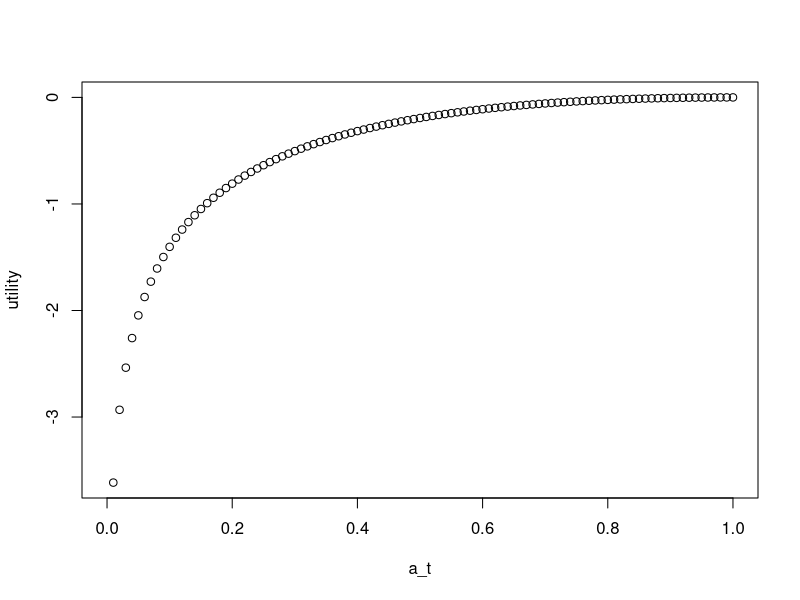

Write R code to recreate this figure. (Note: this script raises an error after producing the figure.)
#
# Script for the EPI-ECON modelling work: SIR with intervention (optimal policy)
#
# - Reproduction of Farboodi et al (2021) code: "Solution" 
# - Disease dynamics with intervention
# - Laissez-Faire: Mathematica code with alpha=1 shows Health Cost: 11374, and Activity Cost: 1277
# - optimal policy: 
#      - Mathematica code with alpha=0 shows Health Cost: 860, and Activity Cost: 7227
#      - manuscript shows a(t)=0.6
#
######################################################### #

rm(list=ls())
library(ggplot2)
library(deSolve)

# Plot results
library(ggplot2)
library(gridExtra)

# Parameters
parameters <- list(
  gamma = 1/7,             # Recovery rate (γ)
  beta = 3/10 + 1/7,       # Transmission rate (β)
  delta = 0.67 / 365,      # Arrival rate of cure (δ)
  rho = 0.05 / 365,        # Discounting rate (ρ)
  pi = 0.0062,             # Infection fatality rate (π)
  kappa = 197,             # Expected cost of infection (κ)
  ni0 = 0.0000526735,         # Initial infected population (Ni0)
  ns0 = 0.9999223,         # Initial susceptible population (Ns0)
  nr0 = 0.00002484,        # Initial recovered population (Nr0)
  nd0 = 0.000000156,       # Initial dead population (Nd0)
  alpha =0,               # Altruism parameter (0 means optimal policy)
  fx = 123                 # Exchange rate multiplier for USD conversion
)

# tolerance values
nifinal <- 10^-9    # not used yet
tolerance <- 10^-6  # not used yet

# Optimal activity a(t) based on utility function
a_function <- function(alpha, beta, ns, ni, lambda_s, lambda_i) {

  diff_lambda <- lambda_s - lambda_i
  sqrt_term <- ns + ni + 4 * (1 + alpha) * beta * ni * ns * diff_lambda
  
  print(paste("diff_lambda =", diff_lambda))
  print(paste("sqrt_term =", sqrt_term))

  # defensive check
  if (sqrt_term < 0 ||diff_lambda == 0) {
    return(1)  # Prevent complex values or division by zero
  }

  num <- -(ns + ni) + sqrt(ns + ni) * sqrt(sqrt_term)
  denom <- 2 * (1 + alpha) * beta * ns * ni * diff_lambda
  return(num/denom)  # Ensure activity remains between [0,1] return(max(min(num / denom, 1), 0))
}


# Utility function
# utility_type = "log"
utility_function <- function(a_t) {
    return(log(a_t) - a_t + 1)
}

# explore activity-utility relationship
a_t <- seq(0,1,0.01)
plot(a_t,utility_function(seq(0,1,0.01)),ylab='utility')

## for debugging
# attach(parameters)
# attach(as.list(initial_state))

# Define the SIR model function including costates, recovered, dead, and separate costs
sir_costate_model <- function(time, state, parameters) { 
  with(as.list(c(state, parameters)), { # this statements enables the use of the parameter and state names
     
    # Debugging print statements
    print(paste("t =", time))
    print(paste("Ns =", Ns))
    print(paste("Ni =", Ni))
    print(paste("Lambda_s =", Lambda_s))
   print(paste("Lambda_i =", Lambda_i))
   
    # Calculate optimal action based on utility type
    a_t <- a_function(alpha, beta, Ns, Ni, Lambda_s, Lambda_i)

    
    # stopping condition
    if(Ni < nifinal){
      return(list(rep(0,12)))
    }
 
    # Calculate utility of action
    u_a <- utility_function(a_t)
  
    # Differential equations for SIR model with costates
    dNs <- -beta * a_t^2 * Ns * Ni
    dNi <- beta * a_t^2 * Ns * Ni  - gamma * Ni 
    dNr <- gamma * Ni * (1 - pi)
    dNd <- gamma * Ni * pi
    
    # # Costate equations
    dLambda_s <- (rho + delta) * Lambda_s - u_a - (Lambda_i - Lambda_s) * beta * a_t^2 * Ni
    dLambda_i <- (rho + delta) * Lambda_i - u_a - alpha * (Lambda_i - Lambda_s) * beta * a_t^2 * Ns + gamma * (kappa + Lambda_i)
    
    # cost calculations
    dHealthCost <- fx * (exp(-(rho + delta) * time) * gamma * kappa * Ni)
    dSocialActivityCost <- -fx * (exp(-(rho + delta) * time) * (Ns + Ni) * u_a)  # note: negative
    
    # Total cost is the sum of cumulative costs
    dTotalCost <- dHealthCost + dSocialActivityCost

    # Reproduction number
    R0 = beta / gamma
    R_t = R0 * a_t^2 * Ns
    
    
    print(paste("a_t =", a_t))
    # Return the rate of change for each state variable
    return(list(c(dNs, dNi, dNr, dNd, dLambda_s, dLambda_i, dHealthCost, dSocialActivityCost, dTotalCost, a_t, u_t , R_t)))
  })
}

#a_t2<-a_function(parameters$alpha, parameters$beta, parameters$ns0, parameters$ni0, -102.859, -194.343)
u_t0<-utility_function(0.9978751)

# Initial state variables including separate costs
initial_state <- c(Ns = parameters$ns0, 
                   Ni = parameters$ni0, 
                   Nr = parameters$nr0, 
                   Nd = parameters$nd0,
                   Lambda_s = -102.859,#Lambda_values[1], -102.859	-194.343, -164.924, -29822.368
                   Lambda_i = -194.343,#Lambda_values[2], -165.651	-21985.5 #-165.618 -22490.5
                   HealthCost = 0, 
                   SocialActivityCost = 0, 
                   TotalCost = 0,
                   a_t = 0.9978751, #0.61904
                   u_t = u_t0,#-0101193
                   R_t = 0) # Lambda_s = -165,#Lambda_values[1], -102.859	-194.343 Lambda_i = -21985.5,#Lambda_values[2], -165.651	-21985.5
#initial_state <- as.numeric(initial_state)
#names(initial_state) <- c("Ns", "Ni", "Nr", "Nd", "Lambda_s", "Lambda_i", 
             #             "HealthCost", "SocialActivityCost", "TotalCost", "a_t", "u_t", "R_t")

# Adjust values dynamically based on `alpha`
#if (parameters$alpha == 1) {
#  initial_state$Lambda_s <- -165.651
#  initial_state$Lambda_i <- -21958.5
#}

# Convert list to named numeric vector for `ode()`
#initial_state <- unlist(initial_state)
# Time sequence for pre-shock
time_pre_shock <- seq(0, 20, by = 1)

# Solve the model
output_intervention <- ode(y = initial_state, 
                           times = time_pre_shock, 
                           func  = sir_costate_model, 
                           parms = parameters,
                           #method= "lsoda",#method="rk4" "bdf" "euler"
                           method="rk4"
                           ) #tcrit = time_pre_shock)
print(output_intervention)
output_intervention_df <- as.data.frame(output_intervention)
print(output_intervention_df$a_t)


#output_intervention_df$a_t <- c(output_intervention_df$a_t[-1], output_intervention_df$a_t[nrow(output_intervention_df)])


#output_intervention_df <- output_intervention_df[output_intervention_df$time %% 1 == 0, ]

print(unique(output_intervention_df$time))
output_intervention_df$a_t <- c(output_intervention_df$a_t[1],diff(output_intervention_df$a_t))
print(output_intervention_df$a_t)
output_intervention_df$u_t <- c(output_intervention_df$u_t[1],diff(output_intervention_df$u_t))
print(output_intervention_df$u_t)



#output_intervention_df$R_t <- c(output_intervention_df$R_t[1],diff(output_intervention_df$R_t))


print(output_intervention_df[, c("time", "Ns", "Ni", "a_t", "u_t", "Lambda_s", "Lambda_i")])
# Install and load the writexl package if not already installed

library(writexl)

# Prepare the data frame with key variables: time, Ns, Ni, activity (a_t), utility (u_t), Lambda_s, and Lambda_i
export_data <- output_intervention_df[, c("time", "Ns", "Ni", "a_t", "u_t", "Lambda_s", "Lambda_i")]
# Define the file path
file_path <- "C:/Users/Bart Smets/OneDrive/Documenten/GitHub/github map/SIR_OutputLF.xlsx"
# Export the data frame to an Excel file
write_xlsx(export_data, file_path)
print(export_data)


# Main SIR plot
p1 <- ggplot(output_intervention_df, aes(x = time)) +
  geom_line(aes(y = Ns, color = "Susceptible")) +
  geom_line(aes(y = Ni, color = "Infected")) +
  geom_line(aes(y = Nr, color = "Recovered")) +
  labs(y = "Proportion", title = "SIR Model with Optimal Control") +
  theme_minimal()

# Lambda values plot
p2 <- ggplot(output_intervention_df, aes(x = time)) +
  geom_line(aes(y = Lambda_s, color = "Lambda_s")) +
  geom_line(aes(y = Lambda_i, color = "Lambda_i")) +
  labs(y = "Lambda Values", title = "Costate Variables") +
  theme_minimal()

#Cost values plot
p3 <- ggplot(output_intervention_df, aes(x = time)) +
  geom_line(aes(y = HealthCost, color = "HealthCost")) +
  geom_line(aes(y = SocialActivityCost, color = "SocialActivityCost")) +
  geom_line(aes(y = TotalCost, color = "TotalCost")) +
  labs(y = "Cost", title = "Cost results") +
  theme_minimal()

#utility and activity values plot
p4 <- ggplot(output_intervention_df, aes(x = time)) +
  geom_line(aes(y = a_t, color = "a_t")) +
  geom_line(aes(y = u_t, color = "u_T")) +
  labs(y = "a_t and u_t", title = "Activity and Utility loss") +
  theme_minimal()

#utility and activity values plot
p5 <- ggplot(output_intervention_df, aes(x = time)) +
  geom_line(aes(y = R_t, color = "R_t")) 
  labs(y = "R_t", title = "Reproduction number") +
  theme_minimal()

 
  output_intervention_df_limited<-subset(output_intervention_df,time<=100)
  
  # Plot Lambda_s and Lambda_i over time
  ggplot(output_intervention_df_limited, aes(x = time)) +
    geom_line(aes(y = Lambda_s, color = "Lambda_s")) +
    geom_line(aes(y = Lambda_i, color = "Lambda_i")) +
    labs(y = "Lambda values", title = "Costate Variables Over Time", x = "Time (days)") +
    scale_color_manual(name = "Legend", values = c("Lambda_s" = "blue", "Lambda_i" = "red")) +
    theme_minimal()
  
# Arrange the plots
grid.arrange(p1, p2, p3, p4, p5, ncol = 2)

# Print final costs and costates
output_final <- tail(output_intervention_df, 1)
cat("Final Lambda_s:", output_final$Lambda_s, "\n")
cat("Final Lambda_i:", output_final$Lambda_i, "\n")
cat("Final Health Cost (per capita):", output_final$HealthCost, "\n")
cat("Final Social Activity Cost (per capita):", output_final$SocialActivityCost, "\n")
cat("Final Total Cost (per capita):", output_final$TotalCost, "\n")
